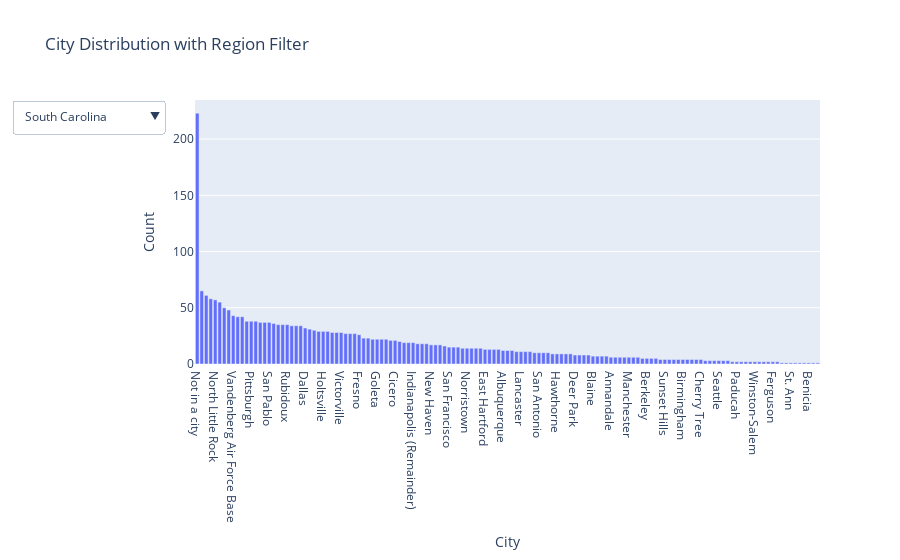

Notebook source saved alongside this figure:
### Markdown cell above
#### 11. City Distribution with Region Filter
- An interactive bar chart showing city-level measurement counts, with a dropdown filter to view by region.

### Code cell
fig = px.bar(
    df['city'].value_counts().reset_index(name='count'),
    x='city',
    y='count',
    title="City Distribution with Region Filter",
    labels={'city': 'City', 'count': 'Count'}
)

# Add dropdown filter by Region
regions = df["region"].unique()
fig.update_layout(
    updatemenus=[
        {
            "buttons": [
                {
                    "label": region,
                    "method": "update",
                    "args": [
                        {
                            "x": [df[df["region"] == region]["city"].value_counts().index],
                            "y": [df[df["region"] == region]["city"].value_counts().values]
                        },
                        {"title": f"City Distribution for {region}"}
                    ],
                }
                for region in regions
            ] + [
                {
                    "label": "All",
                    "method": "update",
                    "args": [
                        {
                            "x": [df['city'].value_counts().index],
                            "y": [df['city'].value_counts().values]
                        },
                        {"title": "City Distribution for All Regions"}
                    ],
                }
            ],
            "direction": "down",
            "showactive": True,
        }
    ]
)

fig.show()

### Figure 1 — Plotly figure (JSON) as saved in the notebook; plotly's stock layout.template omitted (floating-point values rounded to 4 significant figures; data arrays with more than 128 entries replaced by an {"elided": "..."} marker saying what was removed)
{"data": [{"alignmentgroup": "True", "hovertemplate": "City=%{x}<br>Count=%{y}<extra></extra>", "legendgroup": "", "marker": {"color": "#636efa", "pattern": {"shape": ""}}, "name": "", "offsetgroup": "", "orientation": "v", "showlegend": false, "textposition": "auto", "type": "bar", "x": {"elided": "139 str values"}, "xaxis": "x", "y": {"elided": "139 int values"}, "yaxis": "y"}], "layout": {"barmode": "relative", "legend": {"tracegroupgap": 0}, "title": {"text": "City Distribution with Region Filter"}, "updatemenus": [{"buttons": [{"args": [{"x": [["Not in a city"]], "y": [[16]]}, {"title": "City Distribution for South Carolina"}], "label": "South Carolina", "method": "update"}, {"args": [{"x": [["New York", "Holtsville", "Not in a city", "Rochester"]], "y": [[65, 29, 14, 2]]}, {"title": "City Distribution for New York"}], "label": "New York", "method": "update"}, {"args": [{"x": [["North Little Rock"]], "y": [[57]]}, {"title": "City Distribution for Arkansas"}], "label": "Arkansas", "method": "update"}, {"args": [{"x": [["Los Angeles", "San Diego", "Not in a city", "Vandenberg Air Force Base", "Long Beach", "Vallejo", "San Pablo", "Bethel Island", "Rubidoux", "Calexico", "Capitan", "Lompoc", "Arden-Arcade", "Victorville", "Costa Mesa", "Fresno", "Concord", "Goleta", "Burbank", "Davenport", "Fontana", "Chula Vista", "San Francisco", "Pittsburg", "Eureka", "El Cajon", "Oakland", "Hawthorne", "San Jose", "Berkeley", "Cupertino", "West Los Angeles", "Benicia", "Bakersfield", "Crockett"]], "y": [[58, 50, 46, 43, 42, 42, 37, 36, 35, 35, 31, 30, 29, 28, 27, 26, 23, 22, 21, 17, 17, 16, 15, 14, 12, 11, 10, 9, 9, 5, 4, 2, 1, 1, 1]]}, {"title": "City Distribution for California"}], "label": "California", "method": "update"}, {"args": [{"x": [["Cleveland", "Cincinnati", "Not in a city", "Athens"]], "y": [[18, 8, 2, 2]]}, {"title": "City Distribution for Ohio"}], "label": "Ohio", "method": "update"}, {"args": [{"x": [["Phoenix", "Tucson", "Scottsdale"]], "y": [[61, 35, 20]]}, {"title": "City Distribution for Arizona"}], "label": "Arizona", "method": "update"}, {"args": [{"x": [["East Highland Park", "Not in a city", "Alexandria", "McLean", "Annandale", "Hampton", "Seven Corners", "Vinton"]], "y": [[14, 9, 8, 6, 6, 4, 1, 1]]}, {"title": "City Distribution for Virginia"}], "label": "Virginia", "method": "update"}, {"args": [{"x": [["East Providence"]], "y": [[8]]}, {"title": "City Distribution for Rhode Island"}], "label": "Rhode Island", "method": "update"}, {"args": [{"x": [["Pittsburgh", "Philadelphia", "York", "Not in a city", "Johnstown", "Charleroi", "Bristol", "Beaver Falls", "Norristown", "New Castle", "Erie", "Freemansburg", "Lancaster", "Reading", "Altoona", "Greensburg", "Scranton", "Wilkes-Barre"]], "y": [[38, 28, 27, 22, 22, 15, 14, 14, 14, 13, 11, 11, 11, 9, 7, 7, 4, 3]]}, {"title": "City Distribution for Pennsylvania"}], "label": "Pennsylvania", "method": "update"}, {"args": [{"x": [["Not in a city"]], "y": [[13]]}, {"title": "City Distribution for Georgia"}], "label": "Georgia", "method": "update"}, {"args": [{"x": [["New Haven", "East Hartford", "Cornwall", "Westport"]], "y": [[17, 13, 6, 1]]}, {"title": "City Distribution for Connecticut"}], "label": "Connecticut", "method": "update"}, {"args": [{"x": [["Winter Park", "Valrico"]], "y": [[34, 2]]}, {"title": "City Distribution for Florida"}], "label": "Florida", "method": "update"}, {"args": [{"x": [["Indianapolis (Remainder)"]], "y": [[19]]}, {"title": "City Distribution for Indiana"}], "label": "Indiana", "method": "update"}, {"args": [{"x": [["East Saint Louis", "Northbrook", "Cicero", "Calumet City (PU RR name Calumet Park (sta.))", "Chicago"]], "y": [[37, 29, 21, 4, 1]]}, {"title": "City Distribution for Illinois"}], "label": "Illinois", "method": "update"}, {"args": [{"x": [["Kansas City", "Not in a city"]], "y": [[23, 14]]}, {"title": "City Distribution for Kansas"}], "label": "Kansas", "method": "update"}, {"args": [{"x": [["El Paso", "Houston", "Dallas", "Waco", "San Antonio", "Deer Park", "Austin", "Not in a city"]], "y": [[55, 38, 32, 18, 10, 8, 4, 2]]}, {"title": "City Distribution for Texas"}], "label": "Texas", "method": "update"}, {"args": [{"x": [["Presque Isle", "Portland"]], "y": [[22, 16]]}, {"title": "City Distribution for Maine"}], "label": "Maine", "method": "update"}, {"args": [{"x": [["Not in a city", "Riverton"]], "y": [[19, 2]]}, {"title": "City Distribution for Wyoming"}], "label": "Wyoming", "method": "update"}, {"args": [{"x": [["Albuquerque"]], "y": [[12]]}, {"title": "City Distribution for New Mexico"}], "label": "New Mexico", "method": "update"}, {"args": [{"x": [["Tulsa", "Oklahoma City", "Park Hill", "Miami", "Cherry Tree", "Ponca City"]], "y": [[19, 13, 9, 6, 4, 2]]}, {"title": "City Distribution for Oklahoma"}], "label": "Oklahoma", "method": "update"}, {"args": [{"x": [["Boston"]], "y": [[28]]}, {"title": "City Distribution for Massachusetts"}], "label": "Massachusetts", "method": "update"}, {"args": [{"x": [["Davenport", "Des Moines"]], "y": [[21, 17]]}, {"title": "City Distribution for Iowa"}], "label": "Iowa", "method": "update"}, {"args": [{"x": [["Washington"]], "y": [[48]]}, {"title": "City Distribution for District Of Columbia"}], "label": "District Of Columbia", "method": "update"}, {"args": [{"x": [["St. Louis", "Sunset Hills", "Ladue", "Not in a city", "Ferguson", "Breckenridge Hills", "St. Ann"]], "y": [[19, 4, 3, 3, 2, 2, 1]]}, {"title": "City Distribution for Missouri"}], "label": "Missouri", "method": "update"}, {"args": [{"x": [["Charlotte", "Raleigh", "Winston-Salem"]], "y": [[37, 4, 2]]}, {"title": "City Distribution for North Carolina"}], "label": "North Carolina", "method": "update"}, {"args": [{"x": [["Wilmington"]], "y": [[5]]}, {"title": "City Distribution for Delaware"}], "label": "Delaware", "method": "update"}, {"args": [{"x": [["Not in a city"]], "y": [[35]]}, {"title": "City Distribution for Hawaii"}], "label": "Hawaii", "method": "update"}, {"args": [{"x": [["Camden", "Newark"]], "y": [[22, 18]]}, {"title": "City Distribution for New Jersey"}], "label": "New Jersey", "method": "update"}, {"args": [{"x": [["Blaine"]], "y": [[7]]}, {"title": "City Distribution for Minnesota"}], "label": "Minnesota", "method": "update"}, {"args": [{"x": [["Reno", "Boulder City"]], "y": [[12, 3]]}, {"title": "City Distribution for Nevada"}], "label": "Nevada", "method": "update"}, {"args": [{"x": [["Birmingham"]], "y": [[4]]}, {"title": "City Distribution for Alabama"}], "label": "Alabama", "method": "update"}, {"args": [{"x": [["Essex", "Beltsville", "Grantsville"]], "y": [[15, 10, 5]]}, {"title": "City Distribution for Maryland"}], "label": "Maryland", "method": "update"}, {"args": [{"x": [["Welby", "Denver", "Not in a city"]], "y": [[27, 13, 5]]}, {"title": "City Distribution for Colorado"}], "label": "Colorado", "method": "update"}, {"args": [{"x": [["Baton Rouge"]], "y": [[34]]}, {"title": "City Distribution for Louisiana"}], "label": "Louisiana", "method": "update"}, {"args": [{"x": [["Sioux Falls", "Not in a city"]], "y": [[10, 1]]}, {"title": "City Distribution for South Dakota"}], "label": "South Dakota", "method": "update"}, {"args": [{"x": [["Salt Lake City", "Not in a city"]], "y": [[6, 2]]}, {"title": "City Distribution for Utah"}], "label": "Utah", "method": "update"}, {"args": [{"x": [["Tijuana", "Mexicali", "Rosarito"]], "y": [[7, 4, 2]]}, {"title": "City Distribution for Country Of Mexico"}], "label": "Country Of Mexico", "method": "update"}, {"args": [{"x": [["Not in a city"]], "y": [[2]]}, {"title": "City Distribution for Tennessee"}], "label": "Tennessee", "method": "update"}, {"args": [{"x": [["Manchester", "Not in a city"]], "y": [[6, 4]]}, {"title": "City Distribution for New Hampshire"}], "label": "New Hampshire", "method": "update"}, {"args": [{"x": [["Portland"]], "y": [[18]]}, {"title": "City Distribution for Oregon"}], "label": "Oregon", "method": "update"}, {"args": [{"x": [["Detroit", "Grand Rapids"]], "y": [[9, 3]]}, {"title": "City Distribution for Michigan"}], "label": "Michigan", "method": "update"}, {"args": [{"x": [["Lexington-Fayette (corporate name for Lexington)", "Ashland", "Louisville", "Paducah", "Not in a city", "Henderson"]], "y": [[6, 5, 3, 2, 2, 1]]}, {"title": "City Distribution for Kentucky"}], "label": "Kentucky", "method": "update"}, {"args": [{"x": [["Not in a city"]], "y": [[4]]}, {"title": "City Distribution for Idaho"}], "label": "Idaho", "method": "update"}, {"args": [{"x": [["Not in a city"]], "y": [[8]]}, {"title": "City Distribution for North Dakota"}], "label": "North Dakota", "method": "update"}, {"args": [{"x": [["Seattle"]], "y": [[3]]}, {"title": "City Distribution for Washington"}], "label": "Washington", "method": "update"}, {"args": [{"x": {"elided": "1x139 str values"}, "y": {"elided": "1x139 int values"}}, {"title": "City Distribution for All Regions"}], "label": "All", "method": "update"}], "direction": "down", "showactive": true}], "xaxis": {"anchor": "y", "domain": [0, 1], "title": {"text": "City"}}, "yaxis": {"anchor": "x", "domain": [0, 1], "title": {"text": "Count"}}}}
